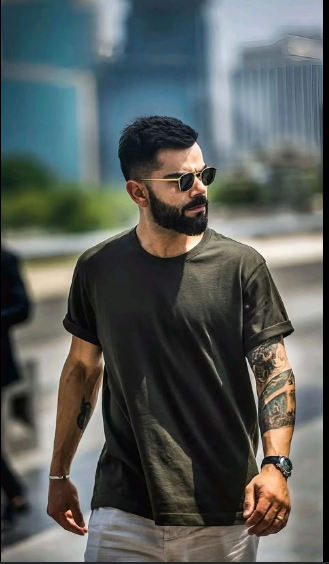
#> input picture vk.png, 329 x 564 px
$ jupyter execute 'line plot.ipynb'
#> lines starting #> are read from the running program, lines starting #| are printed output that depends on the picture; after the words box and inside, x2 and y2 are one past the last pixel; in counts of white or black regions, pixels touching at a corner belong together
[cell 1]
import cv2

[cell 2]
image=cv2.imread("vk.png")
#> image is the input picture: shape (564, 329, 3); mean B, G, R 90.4, 93, 87.7

[cell 3]
image.shape
#> Out = (564, 329, 3)

[cell 4]
if image is None:
    print("image is not working ")
else:
    pt1=(50,500)
    pt2=(400,300)
    color=(255,0,0)
    thickness=4
    cv2.line(image,pt1,pt2,color,thickness)
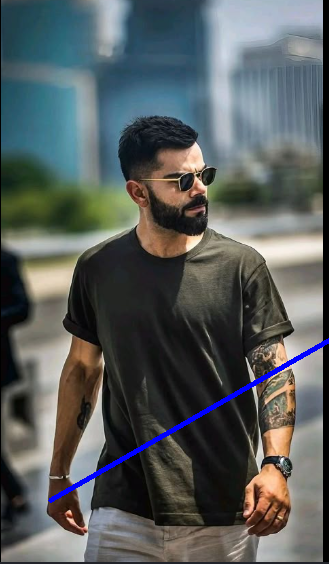
#> image: shape (564, 329, 3); 0.86% of pixels changed, all inside (x1, y1, x2, y2) = (48, 338, 329, 503)
    cv2.imshow("line", image)
    cv2.waitKey(0)
    cv2.destroyAllWindows()
